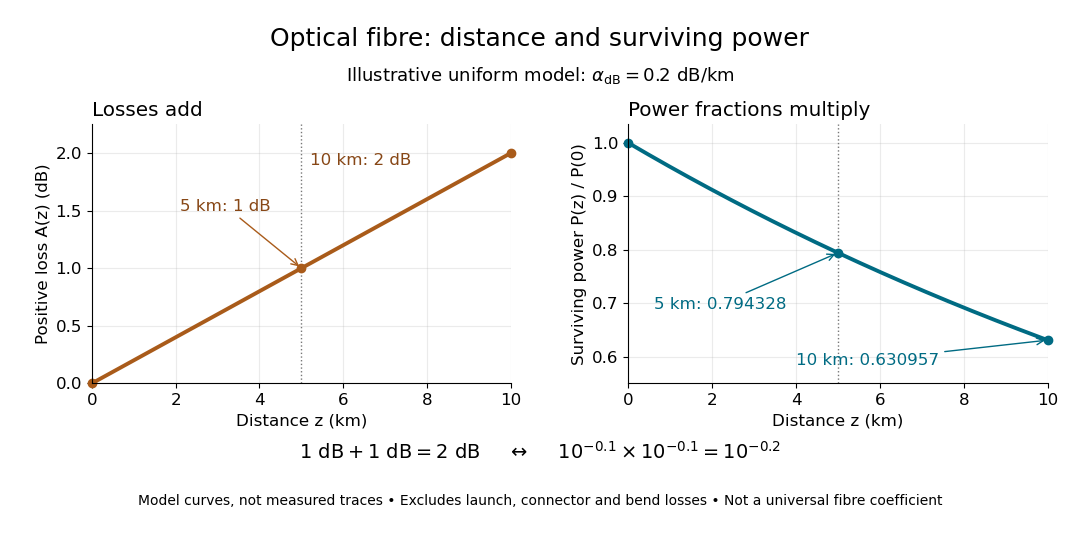

Generate this figure with Python:
"""Compare linear decibel loss with exponential surviving power.

Tested with Python 3.14, matplotlib 3.10.7 and numpy 2.3.5.
Run from _media; output is written to the current directory.
"""
from pathlib import Path
import numpy as np
import matplotlib.pyplot as plt

plt.rcParams.update({'font.size':12,'figure.facecolor':'white','axes.facecolor':'white'})
z=np.linspace(0,10,501)
alpha=0.2
loss=alpha*z
fraction=np.power(10.0,-loss/10.0)
fig,axs=plt.subplots(1,2,figsize=(10.8,5.4),dpi=100)
fig.subplots_adjust(left=0.085,right=0.97,bottom=0.29,top=0.77,wspace=0.28)
axs[0].plot(z,loss,lw=2.8,color='#a95b1a')
axs[1].plot(z,fraction,lw=2.8,color='#006b83')
for ax in axs:
    ax.set_xlim(0,10)
    ax.set_xticks([0,2,4,6,8,10])
    ax.set_xlabel('Distance z (km)')
    ax.grid(alpha=0.25)
    ax.spines[['top','right']].set_visible(False)
    ax.axvline(5,color='#777777',ls=':',lw=1)
axs[0].set_ylim(0,2.25);axs[0].set_ylabel('Positive loss A(z) (dB)')
axs[1].set_ylim(0.55,1.035);axs[1].set_ylabel('Surviving power P(z) / P(0)')
axs[0].set_title('Losses add',loc='left');axs[1].set_title('Power fractions multiply',loc='left')
for pos in [0,5,10]:
    axs[0].plot(pos,alpha*pos,'o',color='#a95b1a',clip_on=False)
    axs[1].plot(pos,10**(-alpha*pos/10),'o',color='#006b83',clip_on=False)
axs[0].annotate('5 km: 1 dB',(5,1),xytext=(2.1,1.5),arrowprops={'arrowstyle':'->','color':'#a95b1a'},color='#874716')
axs[0].annotate('10 km: 2 dB',(10,2),xytext=(5.2,1.9),color='#874716')
axs[1].annotate('5 km: 0.794328',(5,10**(-0.1)),xytext=(0.6,0.69),arrowprops={'arrowstyle':'->','color':'#006b83'},color='#006b83')
axs[1].annotate('10 km: 0.630957',(10,10**(-0.2)),xytext=(4.0,0.585),arrowprops={'arrowstyle':'->','color':'#006b83'},color='#006b83')
fig.suptitle('Optical fibre: distance and surviving power',fontsize=18,y=0.95)
fig.text(0.5,0.85,r'Illustrative uniform model: $\alpha_{\rm dB}=0.2\ \mathrm{dB/km}$',ha='center',fontsize=13)
fig.text(0.5,0.15,r'$1\ \mathrm{dB}+1\ \mathrm{dB}=2\ \mathrm{dB}$     ↔     $10^{-0.1}\times10^{-0.1}=10^{-0.2}$',ha='center',fontsize=14)
fig.text(0.5,0.065,'Model curves, not measured traces • Excludes launch, connector and bend losses • Not a universal fibre coefficient',ha='center',fontsize=10)
fig.savefig(Path.cwd()/f'{Path(__file__).stem}.png',facecolor='white',transparent=False)
plt.close(fig)
